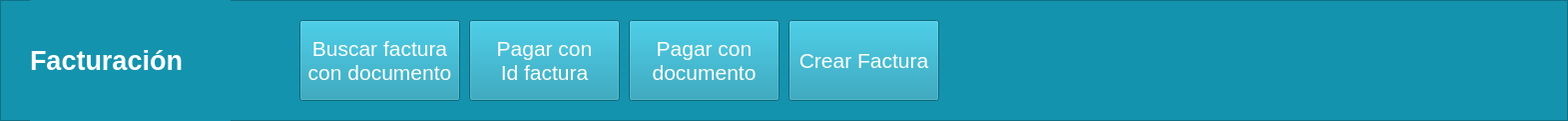
   <widget class="QFrame" name="frame">
    <property name="geometry">
     <rect>
      <x>401</x>
      <y>0</y>
      <width>1571</width>
      <height>121</height>
     </rect>
    </property>
    <property name="styleSheet">
     <string notr="true">background-color: rgb(20, 147, 174);</string>
    </property>
    <property name="frameShape">
     <enum>QFrame::StyledPanel</enum>
    </property>
    <property name="frameShadow">
     <enum>QFrame::Raised</enum>
    </property>
    <widget class="QLabel" name="Title_2">
     <property name="geometry">
      <rect>
       <x>30</x>
       <y>0</y>
       <width>201</width>
       <height>121</height>
      </rect>
     </property>
     <property name="palette">
      <palette>
       <active>
        <colorrole role="WindowText">
         <brush brushstyle="SolidPattern">
          <color alpha="255">
           <red>255</red>
           <green>255</green>
           <blue>255</blue>
          </color>
         </brush>
        </colorrole>
        <colorrole role="Button">
         <brush brushstyle="SolidPattern">
          <color alpha="255">
           <red>20</red>
           <green>147</green>
           <blue>174</blue>
          </color>
         </brush>
        </colorrole>
        <colorrole role="Base">
         <brush brushstyle="SolidPattern">
          <color alpha="255">
           <red>20</red>
           <green>147</green>
           <blue>174</blue>
          </color>
         </brush>
        </colorrole>
        <colorrole role="Window">
         <brush brushstyle="SolidPattern">
          <color alpha="255">
           <red>20</red>
           <green>147</green>
           <blue>174</blue>
          </color>
         </brush>
        </colorrole>
       </active>
       <inactive>
        <colorrole role="WindowText">
         <brush brushstyle="SolidPattern">
          <color alpha="255">
           <red>255</red>
           <green>255</green>
           <blue>255</blue>
          </color>
         </brush>
        </colorrole>
        <colorrole role="Button">
         <brush brushstyle="SolidPattern">
          <color alpha="255">
           <red>20</red>
           <green>147</green>
           <blue>174</blue>
          </color>
         </brush>
        </colorrole>
        <colorrole role="Base">
         <brush brushstyle="SolidPattern">
          <color alpha="255">
           <red>20</red>
           <green>147</green>
           <blue>174</blue>
          </color>
         </brush>
        </colorrole>
        <colorrole role="Window">
         <brush brushstyle="SolidPattern">
          <color alpha="255">
           <red>20</red>
           <green>147</green>
           <blue>174</blue>
          </color>
         </brush>
        </colorrole>
       </inactive>
       <disabled>
        <colorrole role="WindowText">
         <brush brushstyle="SolidPattern">
          <color alpha="255">
           <red>120</red>
           <green>120</green>
           <blue>120</blue>
          </color>
         </brush>
        </colorrole>
        <colorrole role="Button">
         <brush brushstyle="SolidPattern">
          <color alpha="255">
           <red>20</red>
           <green>147</green>
           <blue>174</blue>
          </color>
         </brush>
        </colorrole>
        <colorrole role="Base">
         <brush brushstyle="SolidPattern">
          <color alpha="255">
           <red>20</red>
           <green>147</green>
           <blue>174</blue>
          </color>
         </brush>
        </colorrole>
        <colorrole role="Window">
         <brush brushstyle="SolidPattern">
          <color alpha="255">
           <red>20</red>
           <green>147</green>
           <blue>174</blue>
          </color>
         </brush>
        </colorrole>
       </disabled>
      </palette>
     </property>
     <property name="font">
      <font>
       <family>MS Shell Dlg 2</family>
       <pointsize>20</pointsize>
       <weight>75</weight>
       <italic>false</italic>
       <bold>true</bold>
       <strikeout>false</strikeout>
      </font>
     </property>
     <property name="text">
      <string>Facturación</string>
     </property>
    </widget>
    <widget class="QPushButton" name="botCanDia">
     <property name="geometry">
      <rect>
       <x>790</x>
       <y>20</y>
       <width>151</width>
       <height>81</height>
      </rect>
     </property>
     <property name="palette">
      <palette>
       <active>
        <colorrole role="Button">
         <brush brushstyle="SolidPattern">
          <color alpha="255">
           <red>20</red>
           <green>147</green>
           <blue>174</blue>
          </color>
         </brush>
        </colorrole>
        <colorrole role="Text">
         <brush brushstyle="SolidPattern">
          <color alpha="255">
           <red>255</red>
           <green>255</green>
           <blue>255</blue>
          </color>
         </brush>
        </colorrole>
        <colorrole role="ButtonText">
         <brush brushstyle="SolidPattern">
          <color alpha="255">
           <red>255</red>
           <green>255</green>
           <blue>255</blue>
          </color>
         </brush>
        </colorrole>
        <colorrole role="Base">
         <brush brushstyle="SolidPattern">
          <color alpha="255">
           <red>20</red>
           <green>147</green>
           <blue>174</blue>
          </color>
         </brush>
        </colorrole>
        <colorrole role="Window">
         <brush brushstyle="SolidPattern">
          <color alpha="255">
           <red>20</red>
           <green>147</green>
           <blue>174</blue>
          </color>
         </brush>
        </colorrole>
        <colorrole role="PlaceholderText">
         <brush brushstyle="SolidPattern">
          <color alpha="128">
           <red>255</red>
           <green>255</green>
           <blue>255</blue>
          </color>
         </brush>
        </colorrole>
       </active>
       <inactive>
        <colorrole role="Button">
         <brush brushstyle="SolidPattern">
          <color alpha="255">
           <red>20</red>
           <green>147</green>
           <blue>174</blue>
          </color>
         </brush>
        </colorrole>
        <colorrole role="Text">
         <brush brushstyle="SolidPattern">
          <color alpha="255">
           <red>255</red>
           <green>255</green>
           <blue>255</blue>
          </color>
         </brush>
        </colorrole>
        <colorrole role="ButtonText">
         <brush brushstyle="SolidPattern">
          <color alpha="255">
           <red>255</red>
           <green>255</green>
           <blue>255</blue>
          </color>
         </brush>
        </colorrole>
        <colorrole role="Base">
         <brush brushstyle="SolidPattern">
          <color alpha="255">
           <red>20</red>
           <green>147</green>
           <blue>174</blue>
          </color>
         </brush>
        </colorrole>
        <colorrole role="Window">
         <brush brushstyle="SolidPattern">
          <color alpha="255">
           <red>20</red>
           <green>147</green>
           <blue>174</blue>
          </color>
         </brush>
        </colorrole>
        <colorrole role="PlaceholderText">
         <brush brushstyle="SolidPattern">
          <color alpha="128">
           <red>255</red>
           <green>255</green>
           <blue>255</blue>
          </color>
         </brush>
        </colorrole>
       </inactive>
       <disabled>
        <colorrole role="Button">
         <brush brushstyle="SolidPattern">
          <color alpha="255">
           <red>20</red>
           <green>147</green>
           <blue>174</blue>
          </color>
         </brush>
        </colorrole>
        <colorrole role="Text">
         <brush brushstyle="SolidPattern">
          <color alpha="255">
           <red>120</red>
           <green>120</green>
           <blue>120</blue>
          </color>
         </brush>
        </colorrole>
        <colorrole role="ButtonText">
         <brush brushstyle="SolidPattern">
          <color alpha="255">
           <red>120</red>
           <green>120</green>
           <blue>120</blue>
          </color>
         </brush>
        </colorrole>
        <colorrole role="Base">
         <brush brushstyle="SolidPattern">
          <color alpha="255">
           <red>20</red>
           <green>147</green>
           <blue>174</blue>
          </color>
         </brush>
        </colorrole>
        <colorrole role="Window">
         <brush brushstyle="SolidPattern">
          <color alpha="255">
           <red>20</red>
           <green>147</green>
           <blue>174</blue>
          </color>
         </brush>
        </colorrole>
        <colorrole role="PlaceholderText">
         <brush brushstyle="SolidPattern">
          <color alpha="128">
           <red>0</red>
           <green>0</green>
           <blue>0</blue>
          </color>
         </brush>
        </colorrole>
       </disabled>
      </palette>
     </property>
     <property name="font">
      <font>
       <pointsize>16</pointsize>
       <stylestrategy>PreferDefault</stylestrategy>
       <kerning>true</kerning>
      </font>
     </property>
     <property name="styleSheet">
      <string notr="true">background-color: rgb(20, 147, 174);
gridline-color: rgb(255, 255, 255);
border-bottom-color: rgb(255, 255, 255);
border-color: rgb(255, 255, 255);</string>
     </property>
     <property name="text">
      <string>Crear Factura</string>
     </property>
     <property name="icon">
      <iconset>
       <normaloff>../../Downloads/uco/POO/entornoVirtual/_92127008_thinkstockphotos-615094882.jpg</normaloff>../../Downloads/uco/POO/entornoVirtual/_92127008_thinkstockphotos-615094882.jpg</iconset>
     </property>
     <property name="iconSize">
      <size>
       <width>35</width>
       <height>30</height>
      </size>
     </property>
    </widget>
    <widget class="QPushButton" name="botPagDoc">
     <property name="geometry">
      <rect>
       <x>630</x>
       <y>20</y>
       <width>151</width>
       <height>81</height>
      </rect>
     </property>
     <property name="palette">
      <palette>
       <active>
        <colorrole role="Button">
         <brush brushstyle="SolidPattern">
          <color alpha="255">
           <red>20</red>
           <green>147</green>
           <blue>174</blue>
          </color>
         </brush>
        </colorrole>
        <colorrole role="Text">
         <brush brushstyle="SolidPattern">
          <color alpha="255">
           <red>255</red>
           <green>255</green>
           <blue>255</blue>
          </color>
         </brush>
        </colorrole>
        <colorrole role="ButtonText">
         <brush brushstyle="SolidPattern">
          <color alpha="255">
           <red>255</red>
           <green>255</green>
           <blue>255</blue>
          </color>
         </brush>
        </colorrole>
        <colorrole role="Base">
         <brush brushstyle="SolidPattern">
          <color alpha="255">
           <red>20</red>
           <green>147</green>
           <blue>174</blue>
          </color>
         </brush>
        </colorrole>
        <colorrole role="Window">
         <brush brushstyle="SolidPattern">
          <color alpha="255">
           <red>20</red>
           <green>147</green>
           <blue>174</blue>
          </color>
         </brush>
        </colorrole>
        <colorrole role="PlaceholderText">
         <brush brushstyle="SolidPattern">
          <color alpha="128">
           <red>255</red>
           <green>255</green>
           <blue>255</blue>
          </color>
         </brush>
        </colorrole>
       </active>
       <inactive>
        <colorrole role="Button">
         <brush brushstyle="SolidPattern">
          <color alpha="255">
           <red>20</red>
           <green>147</green>
           <blue>174</blue>
          </color>
         </brush>
        </colorrole>
        <colorrole role="Text">
         <brush brushstyle="SolidPattern">
          <color alpha="255">
           <red>255</red>
           <green>255</green>
           <blue>255</blue>
          </color>
         </brush>
        </colorrole>
        <colorrole role="ButtonText">
         <brush brushstyle="SolidPattern">
          <color alpha="255">
           <red>255</red>
           <green>255</green>
           <blue>255</blue>
          </color>
         </brush>
        </colorrole>
        <colorrole role="Base">
         <brush brushstyle="SolidPattern">
          <color alpha="255">
           <red>20</red>
           <green>147</green>
           <blue>174</blue>
          </color>
         </brush>
        </colorrole>
        <colorrole role="Window">
         <brush brushstyle="SolidPattern">
          <color alpha="255">
           <red>20</red>
           <green>147</green>
           <blue>174</blue>
          </color>
         </brush>
        </colorrole>
        <colorrole role="PlaceholderText">
         <brush brushstyle="SolidPattern">
          <color alpha="128">
           <red>255</red>
           <green>255</green>
           <blue>255</blue>
          </color>
         </brush>
        </colorrole>
       </inactive>
       <disabled>
        <colorrole role="Button">
         <brush brushstyle="SolidPattern">
          <color alpha="255">
           <red>20</red>
           <green>147</green>
           <blue>174</blue>
          </color>
         </brush>
        </colorrole>
        <colorrole role="Text">
         <brush brushstyle="SolidPattern">
          <color alpha="255">
           <red>120</red>
           <green>120</green>
           <blue>120</blue>
          </color>
         </brush>
        </colorrole>
        <colorrole role="ButtonText">
         <brush brushstyle="SolidPattern">
          <color alpha="255">
           <red>120</red>
           <green>120</green>
           <blue>120</blue>
          </color>
         </brush>
        </colorrole>
        <colorrole role="Base">
         <brush brushstyle="SolidPattern">
          <color alpha="255">
           <red>20</red>
           <green>147</green>
           <blue>174</blue>
          </color>
         </brush>
        </colorrole>
        <colorrole role="Window">
         <brush brushstyle="SolidPattern">
          <color alpha="255">
           <red>20</red>
           <green>147</green>
           <blue>174</blue>
          </color>
         </brush>
        </colorrole>
        <colorrole role="PlaceholderText">
         <brush brushstyle="SolidPattern">
          <color alpha="128">
           <red>0</red>
           <green>0</green>
           <blue>0</blue>
          </color>
         </brush>
        </colorrole>
       </disabled>
      </palette>
     </property>
     <property name="font">
      <font>
       <pointsize>16</pointsize>
       <stylestrategy>PreferDefault</stylestrategy>
       <kerning>true</kerning>
      </font>
     </property>
     <property name="styleSheet">
      <string notr="true">background-color: rgb(20, 147, 174);
gridline-color: rgb(255, 255, 255);
border-bottom-color: rgb(255, 255, 255);
border-color: rgb(255, 255, 255);</string>
     </property>
     <property name="text">
      <string>Pagar con 
documento</string>
     </property>
     <property name="icon">
      <iconset>
       <normaloff>../../Downloads/uco/POO/entornoVirtual/_92127008_thinkstockphotos-615094882.jpg</normaloff>../../Downloads/uco/POO/entornoVirtual/_92127008_thinkstockphotos-615094882.jpg</iconset>
     </property>
     <property name="iconSize">
      <size>
       <width>35</width>
       <height>30</height>
      </size>
     </property>
    </widget>
    <widget class="QPushButton" name="botPagId">
     <property name="geometry">
      <rect>
       <x>470</x>
       <y>20</y>
       <width>151</width>
       <height>81</height>
      </rect>
     </property>
     <property name="palette">
      <palette>
       <active>
        <colorrole role="Button">
         <brush brushstyle="SolidPattern">
          <color alpha="255">
           <red>20</red>
           <green>147</green>
           <blue>174</blue>
          </color>
         </brush>
        </colorrole>
        <colorrole role="Text">
         <brush brushstyle="SolidPattern">
          <color alpha="255">
           <red>255</red>
           <green>255</green>
           <blue>255</blue>
          </color>
         </brush>
        </colorrole>
        <colorrole role="ButtonText">
         <brush brushstyle="SolidPattern">
          <color alpha="255">
           <red>255</red>
           <green>255</green>
           <blue>255</blue>
          </color>
         </brush>
        </colorrole>
        <colorrole role="Base">
         <brush brushstyle="SolidPattern">
          <color alpha="255">
           <red>20</red>
           <green>147</green>
           <blue>174</blue>
          </color>
         </brush>
        </colorrole>
        <colorrole role="Window">
         <brush brushstyle="SolidPattern">
          <color alpha="255">
           <red>20</red>
           <green>147</green>
           <blue>174</blue>
          </color>
         </brush>
        </colorrole>
        <colorrole role="PlaceholderText">
         <brush brushstyle="SolidPattern">
          <color alpha="128">
           <red>255</red>
           <green>255</green>
           <blue>255</blue>
          </color>
         </brush>
        </colorrole>
       </active>
       <inactive>
        <colorrole role="Button">
         <brush brushstyle="SolidPattern">
          <color alpha="255">
           <red>20</red>
           <green>147</green>
           <blue>174</blue>
          </color>
         </brush>
        </colorrole>
        <colorrole role="Text">
         <brush brushstyle="SolidPattern">
          <color alpha="255">
           <red>255</red>
           <green>255</green>
           <blue>255</blue>
          </color>
         </brush>
        </colorrole>
        <colorrole role="ButtonText">
         <brush brushstyle="SolidPattern">
          <color alpha="255">
           <red>255</red>
           <green>255</green>
           <blue>255</blue>
          </color>
         </brush>
        </colorrole>
        <colorrole role="Base">
         <brush brushstyle="SolidPattern">
          <color alpha="255">
           <red>20</red>
           <green>147</green>
           <blue>174</blue>
          </color>
         </brush>
        </colorrole>
        <colorrole role="Window">
         <brush brushstyle="SolidPattern">
          <color alpha="255">
           <red>20</red>
           <green>147</green>
           <blue>174</blue>
          </color>
         </brush>
        </colorrole>
        <colorrole role="PlaceholderText">
         <brush brushstyle="SolidPattern">
          <color alpha="128">
           <red>255</red>
           <green>255</green>
           <blue>255</blue>
          </color>
         </brush>
        </colorrole>
       </inactive>
       <disabled>
        <colorrole role="Button">
         <brush brushstyle="SolidPattern">
          <color alpha="255">
           <red>20</red>
           <green>147</green>
           <blue>174</blue>
          </color>
         </brush>
        </colorrole>
        <colorrole role="Text">
         <brush brushstyle="SolidPattern">
          <color alpha="255">
           <red>120</red>
           <green>120</green>
           <blue>120</blue>
          </color>
         </brush>
        </colorrole>
        <colorrole role="ButtonText">
         <brush brushstyle="SolidPattern">
          <color alpha="255">
           <red>120</red>
           <green>120</green>
           <blue>120</blue>
          </color>
         </brush>
        </colorrole>
        <colorrole role="Base">
         <brush brushstyle="SolidPattern">
          <color alpha="255">
           <red>20</red>
           <green>147</green>
           <blue>174</blue>
          </color>
         </brush>
        </colorrole>
        <colorrole role="Window">
         <brush brushstyle="SolidPattern">
          <color alpha="255">
           <red>20</red>
           <green>147</green>
           <blue>174</blue>
          </color>
         </brush>
        </colorrole>
        <colorrole role="PlaceholderText">
         <brush brushstyle="SolidPattern">
          <color alpha="128">
           <red>0</red>
           <green>0</green>
           <blue>0</blue>
          </color>
         </brush>
        </colorrole>
       </disabled>
      </palette>
     </property>
     <property name="font">
      <font>
       <pointsize>16</pointsize>
       <stylestrategy>PreferDefault</stylestrategy>
       <kerning>true</kerning>
      </font>
     </property>
     <property name="styleSheet">
      <string notr="true">background-color: rgb(20, 147, 174);
gridline-color: rgb(255, 255, 255);
border-bottom-color: rgb(255, 255, 255);
border-color: rgb(255, 255, 255);</string>
     </property>
     <property name="text">
      <string>Pagar con 
Id factura</string>
     </property>
     <property name="icon">
      <iconset>
       <normaloff>../../Downloads/uco/POO/entornoVirtual/_92127008_thinkstockphotos-615094882.jpg</normaloff>../../Downloads/uco/POO/entornoVirtual/_92127008_thinkstockphotos-615094882.jpg</iconset>
     </property>
     <property name="iconSize">
      <size>
       <width>35</width>
       <height>30</height>
      </size>
     </property>
    </widget>
    <widget class="QPushButton" name="botBusFacDoc">
     <property name="geometry">
      <rect>
       <x>300</x>
       <y>20</y>
       <width>161</width>
       <height>81</height>
      </rect>
     </property>
     <property name="palette">
      <palette>
       <active>
        <colorrole role="Button">
         <brush brushstyle="SolidPattern">
          <color alpha="255">
           <red>20</red>
           <green>147</green>
           <blue>174</blue>
          </color>
         </brush>
        </colorrole>
        <colorrole role="Text">
         <brush brushstyle="SolidPattern">
          <color alpha="255">
           <red>255</red>
           <green>255</green>
           <blue>255</blue>
          </color>
         </brush>
        </colorrole>
        <colorrole role="ButtonText">
         <brush brushstyle="SolidPattern">
          <color alpha="255">
           <red>255</red>
           <green>255</green>
           <blue>255</blue>
          </color>
         </brush>
        </colorrole>
        <colorrole role="Base">
         <brush brushstyle="SolidPattern">
          <color alpha="255">
           <red>20</red>
           <green>147</green>
           <blue>174</blue>
          </color>
         </brush>
        </colorrole>
        <colorrole role="Window">
         <brush brushstyle="SolidPattern">
          <color alpha="255">
           <red>20</red>
           <green>147</green>
           <blue>174</blue>
          </color>
         </brush>
        </colorrole>
        <colorrole role="PlaceholderText">
         <brush brushstyle="SolidPattern">
          <color alpha="128">
           <red>255</red>
           <green>255</green>
           <blue>255</blue>
          </color>
         </brush>
        </colorrole>
       </active>
       <inactive>
        <colorrole role="Button">
         <brush brushstyle="SolidPattern">
          <color alpha="255">
           <red>20</red>
           <green>147</green>
           <blue>174</blue>
          </color>
         </brush>
        </colorrole>
        <colorrole role="Text">
         <brush brushstyle="SolidPattern">
          <color alpha="255">
           <red>255</red>
           <green>255</green>
           <blue>255</blue>
          </color>
         </brush>
        </colorrole>
        <colorrole role="ButtonText">
         <brush brushstyle="SolidPattern">
          <color alpha="255">
           <red>255</red>
           <green>255</green>
           <blue>255</blue>
          </color>
         </brush>
        </colorrole>
        <colorrole role="Base">
         <brush brushstyle="SolidPattern">
          <color alpha="255">
           <red>20</red>
           <green>147</green>
           <blue>174</blue>
          </color>
         </brush>
        </colorrole>
        <colorrole role="Window">
         <brush brushstyle="SolidPattern">
          <color alpha="255">
           <red>20</red>
           <green>147</green>
           <blue>174</blue>
          </color>
         </brush>
        </colorrole>
        <colorrole role="PlaceholderText">
         <brush brushstyle="SolidPattern">
          <color alpha="128">
           <red>255</red>
           <green>255</green>
           <blue>255</blue>
          </color>
         </brush>
        </colorrole>
       </inactive>
       <disabled>
        <colorrole role="Button">
         <brush brushstyle="SolidPattern">
          <color alpha="255">
           <red>20</red>
           <green>147</green>
           <blue>174</blue>
          </color>
         </brush>
        </colorrole>
        <colorrole role="Text">
         <brush brushstyle="SolidPattern">
          <color alpha="255">
           <red>120</red>
           <green>120</green>
           <blue>120</blue>
          </color>
         </brush>
        </colorrole>
        <colorrole role="ButtonText">
         <brush brushstyle="SolidPattern">
          <color alpha="255">
           <red>120</red>
           <green>120</green>
           <blue>120</blue>
          </color>
         </brush>
        </colorrole>
        <colorrole role="Base">
         <brush brushstyle="SolidPattern">
          <color alpha="255">
           <red>20</red>
           <green>147</green>
           <blue>174</blue>
          </color>
         </brush>
        </colorrole>
        <colorrole role="Window">
         <brush brushstyle="SolidPattern">
          <color alpha="255">
           <red>20</red>
           <green>147</green>
           <blue>174</blue>
          </color>
         </brush>
        </colorrole>
        <colorrole role="PlaceholderText">
         <brush brushstyle="SolidPattern">
          <color alpha="128">
           <red>0</red>
           <green>0</green>
           <blue>0</blue>
          </color>
         </brush>
        </colorrole>
       </disabled>
      </palette>
     </property>
     <property name="font">
      <font>
       <pointsize>16</pointsize>
       <stylestrategy>PreferDefault</stylestrategy>
       <kerning>true</kerning>
      </font>
     </property>
     <property name="styleSheet">
      <string notr="true">background-color: rgb(20, 147, 174);
gridline-color: rgb(255, 255, 255);
border-bottom-color: rgb(255, 255, 255);
border-color: rgb(255, 255, 255);</string>
     </property>
     <property name="text">
      <string>Buscar factura 
con documento</string>
     </property>
     <property name="icon">
      <iconset>
       <normaloff>../../Downloads/uco/POO/entornoVirtual/_92127008_thinkstockphotos-615094882.jpg</normaloff>../../Downloads/uco/POO/entornoVirtual/_92127008_thinkstockphotos-615094882.jpg</iconset>
     </property>
     <property name="iconSize">
      <size>
       <width>35</width>
       <height>30</height>
      </size>
     </property>
    </widget>
   </widget>
